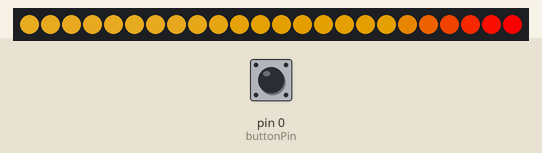
This sketch was run on a simulated Arduino Uno, built with avr-gcc and run on an emulated ATmega328P. Shown: 24 RGB LEDs in strip order, left to right. The inputs (shaded band) are chosen by the test bench; at power-on: pin 0 (buttonPin) HIGH. Dim RGB values are drawn brighter than linear; random numbers use the default seed unless the sketch sets one.

Above: at 1.96 s.
2.3 s: pin 0 (buttonPin) pulled LOW for 1 s
At 3.2 s:
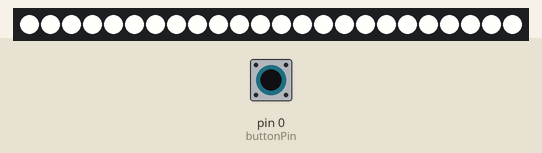
4.8 s: pin 0 (buttonPin) pulled LOW for 0.15 s
At 5.4 s:
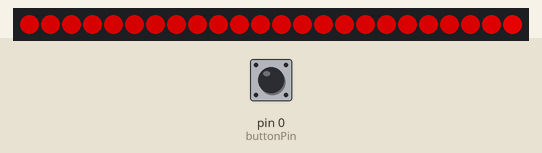
6.5 s: pin 0 (buttonPin) pulled LOW for 0.15 s
At 7.0 s:
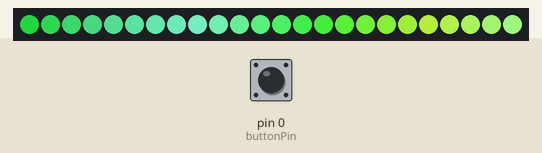
8.2 s: pin 0 (buttonPin) pulled LOW for 3.2 s
At 9.2 s:
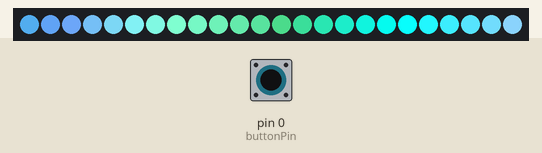
12.9 s: pin 0 (buttonPin) pulled LOW for 0.15 s
At 14.0 s:
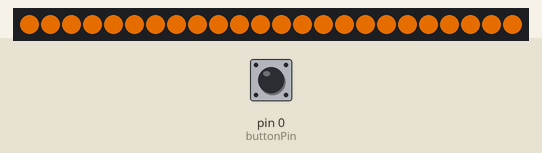
15.6 s: pin 0 (buttonPin) pulled LOW for 1 s
At 16.6 s:
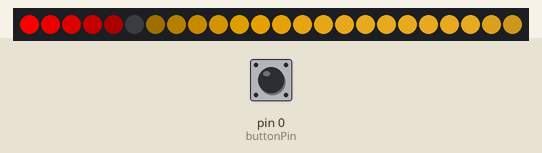

Measured:
- after the input at 4.8 s, the LEDs: first change after 0.12 s (image 2 shows a later state)

The sketch:

lantern.ino
```cpp
#include "FastLED.h"

#define LED_PIN     4
#define NUM_LEDS    24
#define BRIGHTNESS  255
#define LED_TYPE    WS2812B
#define COLOR_ORDER GRB
CRGB leds[NUM_LEDS];

#define UPDATES_PER_SECOND 25

#define TEMPERATURE_1 HighNoonSun

const byte buttonPin = 0;
const byte max_color = 6;
byte cur_color = 5;
byte lastButtonState = 1; // previous state of the button
byte buttonState = 1;
byte slowColor = 5;

CRGBPalette16 currentPalette;
TBlendType    currentBlending;

// the following variables are long's because the time, measured in miliseconds,
// will quickly become a bigger number than can be stored in an int.
long lastDebounceTime = 0;  // the last time the output pin was toggled
long debounceDelay = 50;    // the debounce time; increase if the output flickers

void setup() {
  //clock_prescale_set(clock_div_1);
  pinMode(buttonPin, INPUT_PULLUP);
  //Serial.begin(9600);
  delay( 1000 ); // power-up safety delay
  FastLED.addLeds<LED_TYPE, LED_PIN, COLOR_ORDER>(leds, NUM_LEDS).setCorrection( TypicalLEDStrip );
  FastLED.setTemperature( TEMPERATURE_1 );
  FastLED.setBrightness(  BRIGHTNESS );

  currentPalette = RainbowColors_p;
  currentBlending = LINEARBLEND;
}


void loop()
{
  // read the state of the switch into a local variable:
  int reading = digitalRead(buttonPin);
  // check to see if you just pressed the button
  // (i.e. the input went from LOW to HIGH),  and you've waited
  // long enough since the last press to ignore any noise:

  // If the switch changed, due to noise or pressing:
  if (reading != lastButtonState) {
    // reset the debouncing timer
    lastDebounceTime = millis();
  }

  if ((millis() - lastDebounceTime) > debounceDelay) {
    // whatever the reading is at, it's been there for longer
    // than the debounce delay, so take it as the actual current state:

    // if the button state has changed:
    if (reading != buttonState) {
      buttonState = reading;
      // button push brings pin low, if this is the case then switch colors
      if (buttonState == LOW) {
        cur_color++;
        if (cur_color > max_color) {
          cur_color = 1;
        }
      }
    }
  }
  ChangePalette();

  static uint8_t startIndex = 0;
  startIndex = startIndex + 1; /* motion speed */

  FillLEDsFromPaletteColors( startIndex);
  lastButtonState = reading;

  FastLED.show();
  // if the slowColor is selected, randomize the delay to appear as flickering
  if (cur_color == slowColor) {
    int randomDelay = random(2,100);
    //Serial.println(randomDelay);
    FastLED.delay(1500 / randomDelay);
  } else {
    FastLED.delay(1000 / UPDATES_PER_SECOND);
  }
}

void FillLEDsFromPaletteColors( uint8_t colorIndex)
{
  int value;
  // If the slowColor is selected (warm white), randomize the fill
  // so that it looks more like the flickering of a lantern
  for( int i = 0; i < NUM_LEDS; i++) {
    if (cur_color == slowColor) {
      value = random(i, NUM_LEDS);
    } else {
      value = i;
    }
    leds[i] = ColorFromPalette( currentPalette, colorIndex, BRIGHTNESS, currentBlending);
    if (cur_color != 4) {
      colorIndex += 3;
    }
  }
}

// There are several different palettes of colors demonstrated here.
//
// FastLED provides several 'preset' palettes: RainbowColors_p, RainbowStripeColors_p,
// OceanColors_p, CloudColors_p, LavaColors_p, ForestColors_p, and PartyColors_p.
//
// Additionally, you can manually define your own color palettes, or you can write
// code that creates color palettes on the fly.  All are shown here.

void ChangePalette()
{
    switch (cur_color){
      case 1:

        currentBlending = LINEARBLEND;
        currentPalette = LavaColors_p;
        break;
      case 2:
        currentPalette = ForestColors_p;
        break;
      case 3:
        currentPalette = OceanColors_p;
        break;
      case 4:
        currentPalette = RainbowColors_p;
        break;
      case 5:
        // warm white
        warmWhitePalette();
        break;
      case 6:
        // bright white
        whitePalette();
        break;
    }
}

// This function sets up a palette of black and white stripes,
// using code.  Since the palette is effectively an array of
// sixteen CRGB colors, the various fill_* functions can be used
// to set them up.
void warmWhitePalette()
{
  // 'black out' all 16 palette entries...
  static CHSV hsvwarmWhite = CHSV( 45, 175, 255);
  static CRGB black = CRGB::Black;
  static CRGB yellow = CHSV( 45, 255,255);
  static CRGB red = CHSV( HUE_RED, 255, 255);
  //fill_solid( currentPalette, 16, hsvwarmWhite);
  currentPalette = CRGBPalette16(
    hsvwarmWhite,  hsvwarmWhite,  hsvwarmWhite,  yellow,
    yellow, red, black,  yellow,
    hsvwarmWhite,  hsvwarmWhite,  black,  hsvwarmWhite,
    hsvwarmWhite, hsvwarmWhite, yellow,  hsvwarmWhite );

}

void whitePalette()
{
  // 'black out' all 16 palette entries...
  //CRGB white = CRGB(255,255,255);
  fill_solid( currentPalette, 16, CRGB(255,255,255));

}
```
